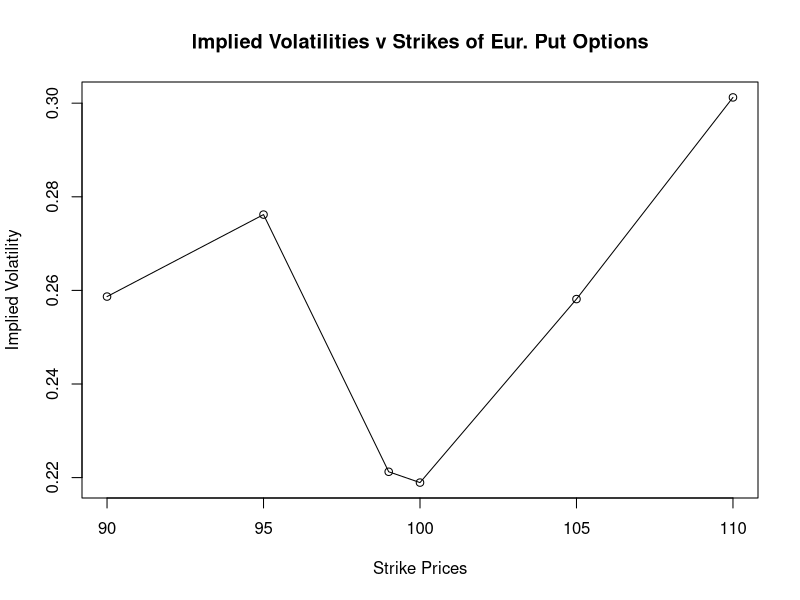
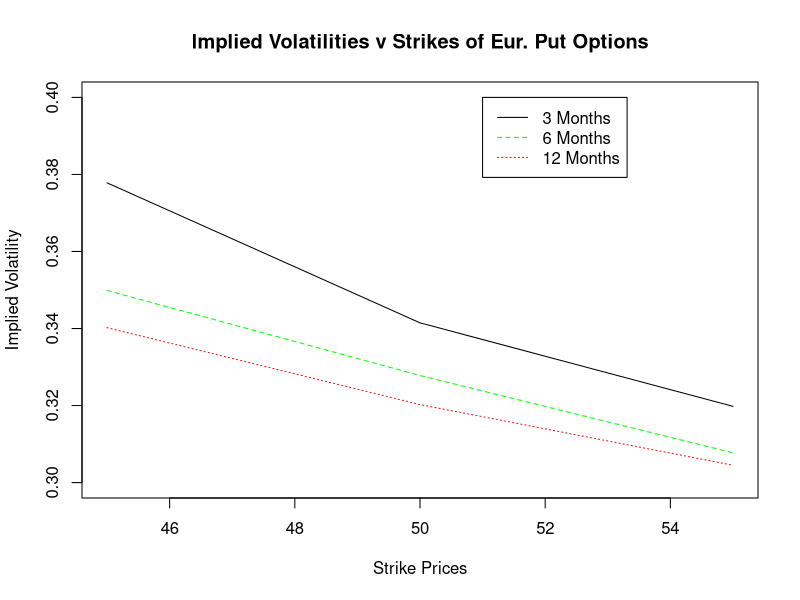

Recreate these plots in R, in order.
BlackScholes <- function(S, K, sigma, r, T_exp, delta = 0, put=F){
  d1 <- (log(S/K) + (r - delta + sigma^2/2)*T_exp) / (sigma*sqrt(T_exp))
  d2 <- d1 - sigma*sqrt(T_exp)
  if (!put){
    price <- S * pnorm(d1) - K*exp(-r*T_exp)*pnorm(d2)
    return(price)
  }
  else {
    price <- -S * pnorm(-d1) + K*exp(-r*T_exp)*pnorm(-d2)
    return(price)
  }
}

impliedVolatility <- function(S,K,r,T_exp,delta=0,put=F,claimVal,steps = 30){
  sigmas <- c(0,1)
  print(sigmas)
  print(mean(sigmas))
  for(i in 1:steps){
    sigma_mid <- mean(sigmas)
    print(sigma_mid)
    err_mid <- BlackScholes(S,K,sigma_mid,r,T_exp,delta,put)-claimVal
    if(err_mid<0){
      sigmas <- c(sigma_mid,sigmas[2])
    } else {
      sigmas <- c(sigmas[1],sigma_mid)
    }
    
  }
  return(mean(sigmas))
}

# Problem 17 ----

strikes = c(90,95,99,100,105,110)
pricesTrues  = c(3.433,5.647,5.476,5.829,9.661,14.073)
impVols = c()
modelPrices = c()

for(i in 1:length(strikes)){
  K = strikes[i]
  priceTrue = pricesTrues[i]
  impVol = impliedVolatility(S=100, K,       r=0.05,T_exp=200/252,put=T,claimVal=priceTrue)
  modelPrice <- BlackScholes(S=100, K,impVol,r=0.05,T_exp=200/252, delta = 0,put=T)
  impVols <- c(impVols,impVol)
  modelPrices <- c(modelPrices,modelPrice)
}

table = cbind(strikes,pricesTrues,impVols,modelPrices)

table

plot(strikes,impVols,
     main = "Implied Volatilities v Strikes of Eur. Put Options",
     xlab = "Strike Prices",
     ylab = "Implied Volatility",
     type = "o")

# Problem 18 ----

truePrices  = matrix(c(7.0,3.7,1.6,8.3,5.2,2.9,10.5,7.5,5.1),3,3)
impVols     = matrix(0,3,3)
modelPrices = matrix(0,3,3)
OutputList   = list("TruePrices" = truePrices,"ImpliedVolatilities"=impVols,"ModelPrices"=modelPrices)
strikes     = c(45,50,55)
maturities  = c(.25,.5,1)

for(i in 1:3){
  rownames(OutputList[[i]]) <- strikes
  colnames(OutputList[[i]]) <- maturities
}

for(i in 1:3){
  for(j in 1:3){
    S = 50
    K     = strikes[i]
    T_exp = maturities[j]
    r = 0.05
    priceTrue = OutputList$TruePrices[i,j]
    impVol    = impliedVolatility(S,K,r,T_exp,claimVal=priceTrue)
    modelPrice <- BlackScholes(S, K,impVol,r,T_exp)
    OutputList$ImpliedVolatilities[i,j] <- impVol
    OutputList$ModelPrices[i,j] <- modelPrice
  }
}
OutputList
xData  <- strikes
yData1 <- OutputList$ImpliedVolatilities[,1]
yData2 <- OutputList$ImpliedVolatilities[,2]
yData3 <- OutputList$ImpliedVolatilities[,3]
plot(xData,yData1,xlim = c(45,55),
     ylim = c(0.3,0.4),
     main = "Implied Volatilities v Strikes of Eur. Put Options",
     xlab = "Strike Prices",
     ylab = "Implied Volatility",
     type = "l")
lines(xData,yData2, col='green',lty=2)
lines(xData,yData3, col='red',lty=3)
legend(51,.40,legend = c("3 Months","6 Months","12 Months"),col=c("black","green","red"),lty=1:3)
